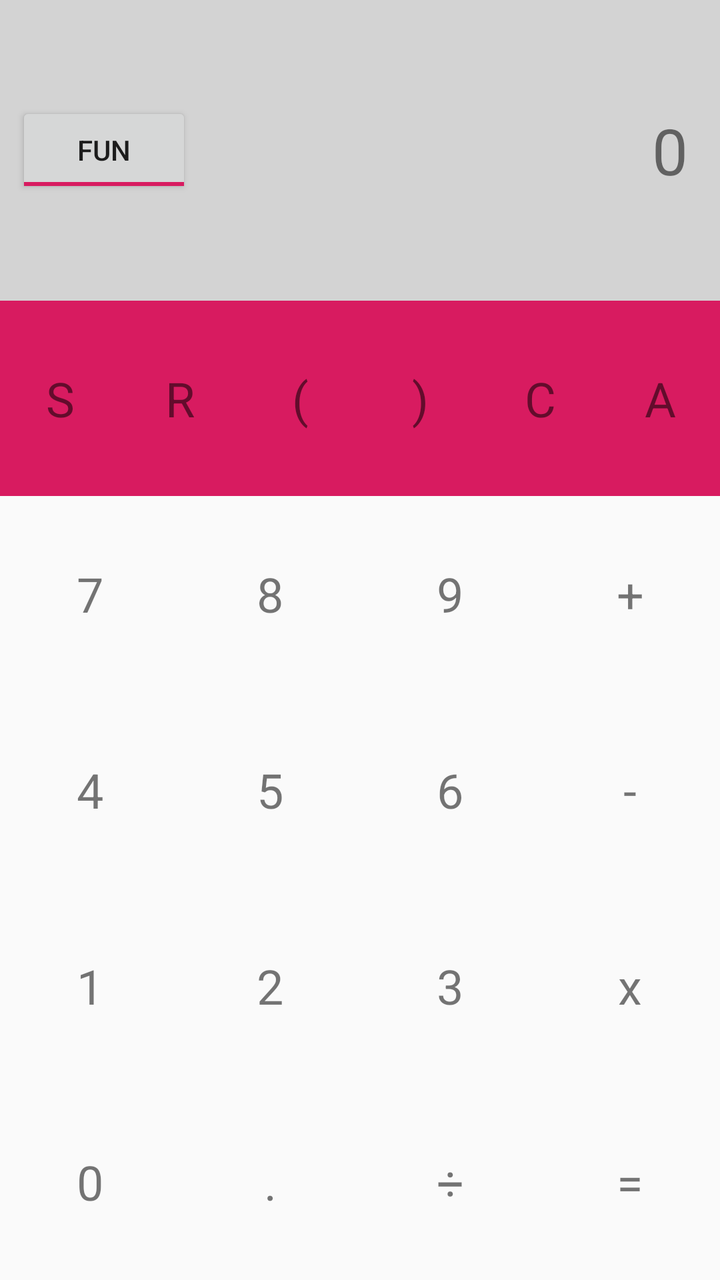
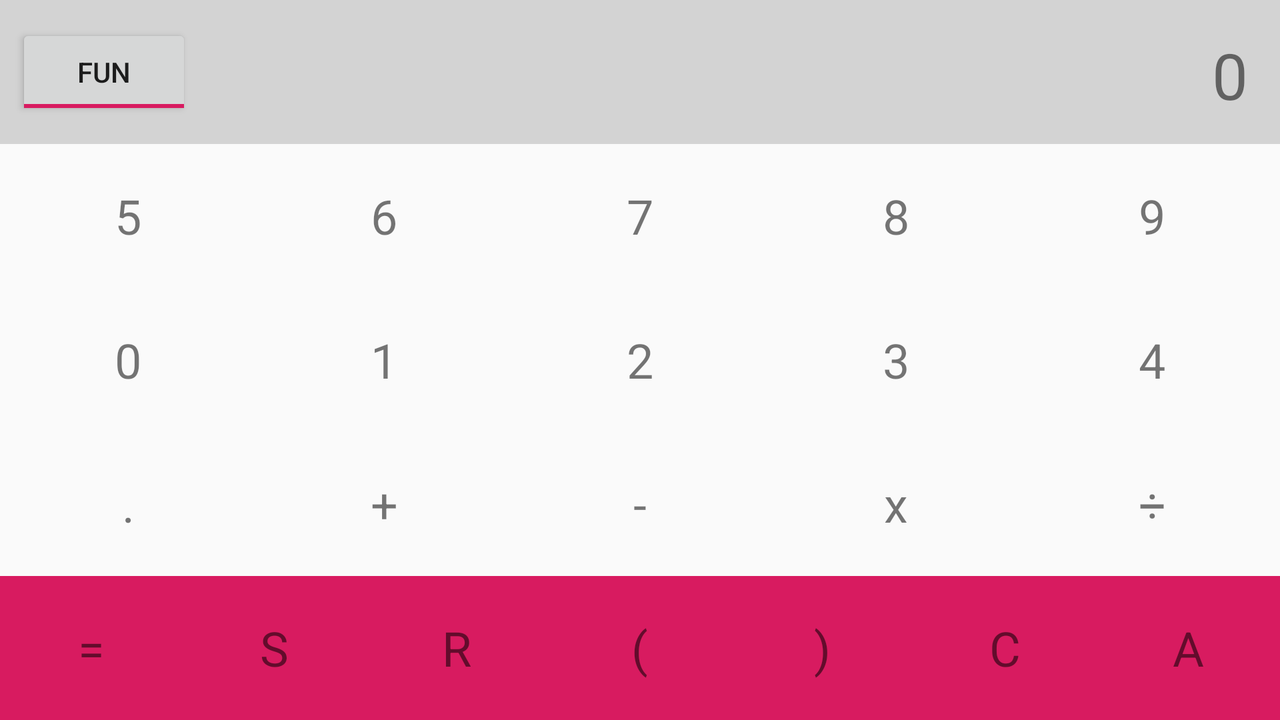

Compare how this app lays out the same screen by default and in its alternative resource folder. The renders come first, then the two layout files and the values they reference.
<!-- AndroidManifest.xml: application theme AppTheme -->
<!-- res/layout/activity_main_super.xml -->
<?xml version="1.0" encoding="utf-8"?>
<LinearLayout xmlns:android="http://schemas.android.com/apk/res/android"
    android:layout_width="match_parent"
    android:layout_height="match_parent"
    android:orientation="vertical"
    android:weightSum="13"
    >


    <LinearLayout
        android:layout_width="match_parent"
        android:layout_height="wrap_content"
        android:layout_weight="3"
        android:orientation="horizontal"
        android:background="@color/resultBackground"
        >

        <ToggleButton
            android:id="@+id/toggleButton"
            android:layout_width="wrap_content"
            android:layout_height="wrap_content"
            android:layout_gravity="center_vertical"
            android:layout_margin="8dip"
            android:layout_weight="0"
            android:checked="true"
            android:textOff="@string/toggleNormal"
            android:textOn="@string/toggleFunction" />

        <TextView
            android:layout_width="match_parent"
            android:layout_height="match_parent"
            android:gravity="center_vertical|right"
            android:text="0"
            android:textSize="32sp"
            android:padding="16dip"
            android:id="@+id/resultTextView"
            />
    </LinearLayout>

    <LinearLayout
        android:layout_width="match_parent"
        android:layout_height="wrap_content"
        android:layout_weight="2"
        android:background="@color/colorAccent"
        >

        <TextView
            android:layout_width="0dp"
            android:layout_height="match_parent"
            android:layout_weight="2"
            style="@style/calcButton"
            android:clickable="true"
            android:focusable="true"
            android:id="@+id/buttonS"
            android:text="@string/buttonS"
            />

        <TextView
            android:layout_width="0dp"
            android:layout_height="match_parent"
            android:layout_weight="2"
            style="@style/calcButton"
            android:clickable="true"
            android:focusable="true"
            android:id="@+id/buttonR"
            android:text="@string/buttonR"
            />

        <TextView
            android:layout_width="0dp"
            android:layout_height="match_parent"
            android:layout_weight="2"
            style="@style/calcButton"
            android:clickable="true"
            android:focusable="true"
            android:id="@+id/buttonBracketOpen"
            android:text="@string/buttonBracketOpen"
            />

        <TextView
            android:layout_width="0dp"
            android:layout_height="match_parent"
            android:layout_weight="2"
            style="@style/calcButton"
            android:clickable="true"
            android:focusable="true"
            android:id="@+id/buttonBracketClose"
            android:text="@string/buttonBracketClose"
            />

        <TextView
            android:layout_width="0dp"
            android:layout_height="match_parent"
            android:layout_weight="2"
            style="@style/calcButton"
            android:clickable="true"
            android:focusable="true"
            android:id="@+id/buttonC"
            android:text="@string/buttonC"
            />

        <TextView
            android:layout_width="0dp"
            android:layout_height="match_parent"
            android:layout_weight="2"
            style="@style/calcButton"
            android:clickable="true"
            android:focusable="true"
            android:id="@+id/buttonA"
            android:text="@string/buttonA"
            />


    </LinearLayout>

    <LinearLayout
        android:layout_width="match_parent"
        android:layout_height="wrap_content"
        android:layout_weight="2"
        android:orientation="horizontal"
        >
        <TextView
            android:layout_width="0dp"
            android:layout_height="match_parent"
            android:layout_weight="2"
            style="@style/calcButton"
            android:clickable="true"
            android:focusable="true"
            android:id="@+id/button7"
            android:text="@string/button7"
            />

        <TextView
            android:layout_width="0dp"
            android:layout_height="match_parent"
            android:layout_weight="2"
            style="@style/calcButton"
            android:clickable="true"
            android:focusable="true"
            android:id="@+id/button8"
            android:text="@string/button8"
            />

        <TextView
            android:layout_width="0dp"
            android:layout_height="match_parent"
            android:layout_weight="2"
            style="@style/calcButton"
            android:clickable="true"
            android:focusable="true"
            android:id="@+id/button9"
            android:text="@string/button9"
            />

        <TextView
            android:layout_width="0dp"
            android:layout_height="match_parent"
            android:layout_weight="2"
            style="@style/calcButton"
            android:clickable="true"
            android:focusable="true"
            android:id="@+id/buttonPlus"
            android:text="@string/buttonPlus"
            />

    </LinearLayout>

    <LinearLayout
        android:layout_width="match_parent"
        android:layout_height="wrap_content"
        android:layout_weight="2"

        >
        <TextView
            android:layout_width="0dp"
            android:layout_height="match_parent"
            android:layout_weight="2"
            style="@style/calcButton"
            android:clickable="true"
            android:focusable="true"
            android:id="@+id/button4"
            android:text="@string/button4"
            />

        <TextView
            android:layout_width="0dp"
            android:layout_height="match_parent"
            android:layout_weight="2"
            style="@style/calcButton"
            android:clickable="true"
            android:focusable="true"
            android:id="@+id/button5"
            android:text="@string/button5"
            />

        <TextView
            android:layout_width="0dp"
            android:layout_height="match_parent"
            android:layout_weight="2"
            style="@style/calcButton"
            android:clickable="true"
            android:focusable="true"
            android:id="@+id/button6"
            android:text="@string/button6"
            />

        <TextView
            android:layout_width="0dp"
            android:layout_height="match_parent"
            android:layout_weight="2"
            style="@style/calcButton"
            android:clickable="true"
            android:focusable="true"
            android:id="@+id/buttonMinus"
            android:text="@string/buttonMinus"
            />
    </LinearLayout>

    <LinearLayout
        android:layout_width="match_parent"
        android:layout_height="wrap_content"
        android:layout_weight="2"

        >

        <TextView
            android:layout_width="0dp"
            android:layout_height="match_parent"
            android:layout_weight="2"
            style="@style/calcButton"
            android:clickable="true"
            android:focusable="true"
            android:id="@+id/button1"
            android:text="@string/button1"
            />

        <TextView
            android:layout_width="0dp"
            android:layout_height="match_parent"
            android:layout_weight="2"
            style="@style/calcButton"
            android:clickable="true"
            android:focusable="true"
            android:id="@+id/button2"
            android:text="@string/button2"
            />

        <TextView
            android:layout_width="0dp"
            android:layout_height="match_parent"
            android:layout_weight="2"
            style="@style/calcButton"
            android:clickable="true"
            android:focusable="true"
            android:id="@+id/button3"
            android:text="@string/button3"
            />

        <TextView
            android:layout_width="0dp"
            android:layout_height="match_parent"
            android:layout_weight="2"
            style="@style/calcButton"
            android:clickable="true"
            android:focusable="true"
            android:id="@+id/buttonMultiply"
            android:text="@string/buttonMultiply"
            />


    </LinearLayout>

    <LinearLayout
        android:layout_width="match_parent"
        android:layout_height="wrap_content"
        android:layout_weight="2"

        >

        <TextView
            android:layout_width="0dp"
            android:layout_height="match_parent"
            android:layout_weight="2"
            style="@style/calcButton"
            android:clickable="true"
            android:focusable="true"
            android:id="@+id/button0"
            android:text="@string/button0"
            />

        <TextView
            android:layout_width="0dp"
            android:layout_height="match_parent"
            android:layout_weight="2"
            style="@style/calcButton"
            android:clickable="true"
            android:focusable="true"
            android:id="@+id/buttonDot"
            android:text="@string/buttonDot"
            />

        <TextView
            android:layout_width="0dp"
            android:layout_height="match_parent"
            android:layout_weight="2"
            style="@style/calcButton"
            android:clickable="true"
            android:focusable="true"
            android:id="@+id/buttonDivide"
            android:text="@string/buttonDivide"
            />


        <TextView
            android:layout_width="0dp"
            android:layout_height="match_parent"
            android:layout_weight="2"
            style="@style/calcButton"
            android:clickable="true"
            android:focusable="true"
            android:id="@+id/buttonEqual"
            android:text="@string/buttonEqual"
            />


    </LinearLayout>


</LinearLayout>
<!-- resources referenced by this layout -->
<resources>
  <color name="colorAccent">#D81B60</color>
  <color name="resultBackground">#D3D3D3</color>
  <string name="button0">0</string>
  <string name="button1">1</string>
  <string name="button2">2</string>
  <string name="button3">3</string>
  <string name="button4">4</string>
  <string name="button5">5</string>
  <string name="button6">6</string>
  <string name="button7">7</string>
  <string name="button8">8</string>
  <string name="button9">9</string>
  <string name="buttonA">A</string>
  <string name="buttonBracketClose">)</string>
  <string name="buttonBracketOpen">(</string>
  <string name="buttonC">C</string>
  <string name="buttonDivide">÷</string>
  <string name="buttonDot">.</string>
  <string name="buttonEqual">=</string>
  <string name="buttonMinus">-</string>
  <string name="buttonMultiply">x</string>
  <string name="buttonPlus">+</string>
  <string name="buttonR">R</string>
  <string name="buttonS">S</string>
  <string name="toggleFunction">FUN</string>
  <string name="toggleNormal">NML</string>
  <style name="calcButton">
          <item name="android:background">?attr/selectableItemBackgroundBorderless</item>
          <item name="android:layout_margin">4dip</item>
          <item name="android:textAlignment">center</item>
          <item name="android:textSize">24sp</item>
          <item name="android:gravity">center</item>
      </style>
  <style name="AppTheme" parent="Theme.AppCompat.Light.DarkActionBar">
          
          <item name="colorPrimary">@color/colorPrimary</item>
          <item name="colorPrimaryDark">@color/colorPrimaryDark</item>
          <item name="colorAccent">@color/colorAccent</item>
      </style>
  <color name="colorPrimary">#008577</color>
  <color name="colorPrimaryDark">#00574B</color>
</resources>
<!-- res/layout-land/activity_main_super.xml (the repository's variant of the layout above) -->
<!-- drawn on the phone turned sideways -->
<?xml version="1.0" encoding="utf-8"?>
<LinearLayout xmlns:android="http://schemas.android.com/apk/res/android"
    android:layout_width="match_parent"
    android:layout_height="match_parent"
    android:orientation="vertical"
    >


    <LinearLayout
        android:layout_width="match_parent"
        android:layout_height="match_parent"
        android:layout_weight="1"
        android:orientation="horizontal"
        android:background="@color/resultBackground"
        >

        <ToggleButton
            android:id="@+id/toggleButton"
            android:layout_width="wrap_content"
            android:layout_height="wrap_content"
            android:layout_gravity="center_vertical"
            android:layout_margin="8dip"
            android:layout_weight="0"
            android:checked="true"
            android:textOff="@string/toggleNormal"
            android:textOn="@string/toggleFunction" />

        <TextView
            android:layout_width="match_parent"
            android:layout_height="match_parent"
            android:gravity="center_vertical|end"
            android:text="0"
            android:textSize="32sp"
            android:padding="16dip"
            android:id="@+id/resultTextView"
            />
    </LinearLayout>

    <LinearLayout
        android:layout_width="match_parent"
        android:layout_height="match_parent"
        android:layout_weight="1"
        android:orientation="horizontal"
        >
        <TextView
            android:layout_width="0dp"
            android:layout_height="match_parent"
            android:layout_weight="1"
            style="@style/calcButton"
            android:clickable="true"
            android:focusable="true"
            android:id="@+id/button5"
            android:text="@string/button5"
            />

        <TextView
            android:layout_width="0dp"
            android:layout_height="match_parent"
            android:layout_weight="1"
            style="@style/calcButton"
            android:clickable="true"
            android:focusable="true"
            android:id="@+id/button6"
            android:text="@string/button6"
            />


        <TextView
            android:layout_width="0dp"
            android:layout_height="match_parent"
            android:layout_weight="1"
            style="@style/calcButton"
            android:clickable="true"
            android:focusable="true"
            android:id="@+id/button7"
            android:text="@string/button7"
            />

        <TextView
            android:layout_width="0dp"
            android:layout_height="match_parent"
            android:layout_weight="1"
            style="@style/calcButton"
            android:clickable="true"
            android:focusable="true"
            android:id="@+id/button8"
            android:text="@string/button8"
            />

        <TextView
            android:layout_width="0dp"
            android:layout_height="match_parent"
            android:layout_weight="1"
            style="@style/calcButton"
            android:clickable="true"
            android:focusable="true"
            android:id="@+id/button9"
            android:text="@string/button9"
            />


    </LinearLayout>

    <LinearLayout
        android:layout_width="match_parent"
        android:layout_height="match_parent"
        android:layout_weight="1"

        >

        <TextView
            android:layout_width="0dp"
            android:layout_height="match_parent"
            android:layout_weight="1"
            style="@style/calcButton"
            android:clickable="true"
            android:focusable="true"
            android:id="@+id/button0"
            android:text="@string/button0"
            />

        <TextView
            android:layout_width="0dp"
            android:layout_height="match_parent"
            android:layout_weight="1"
            style="@style/calcButton"
            android:clickable="true"
            android:focusable="true"
            android:id="@+id/button1"
            android:text="@string/button1"
            />

        <TextView
            android:layout_width="0dp"
            android:layout_height="match_parent"
            android:layout_weight="1"
            style="@style/calcButton"
            android:clickable="true"
            android:focusable="true"
            android:id="@+id/button2"
            android:text="@string/button2"
            />

        <TextView
            android:layout_width="0dp"
            android:layout_height="match_parent"
            android:layout_weight="1"
            style="@style/calcButton"
            android:clickable="true"
            android:focusable="true"
            android:id="@+id/button3"
            android:text="@string/button3"
            />


        <TextView
            android:layout_width="0dp"
            android:layout_height="match_parent"
            android:layout_weight="1"
            style="@style/calcButton"
            android:clickable="true"
            android:focusable="true"
            android:id="@+id/button4"
            android:text="@string/button4"
            />





    </LinearLayout>

    <LinearLayout
        android:layout_width="match_parent"
        android:layout_height="match_parent"
        android:layout_weight="1"

        >


        <TextView
            android:layout_width="0dp"
            android:layout_height="match_parent"
            android:layout_weight="1"
            style="@style/calcButton"
            android:clickable="true"
            android:focusable="true"
            android:id="@+id/buttonDot"
            android:text="@string/buttonDot"
            />


        <TextView
            android:layout_width="0dp"
            android:layout_height="match_parent"
            android:layout_weight="1"
            style="@style/calcButton"
            android:clickable="true"
            android:focusable="true"
            android:id="@+id/buttonPlus"
            android:text="@string/buttonPlus"
            />

        <TextView
            android:layout_width="0dp"
            android:layout_height="match_parent"
            android:layout_weight="1"
            style="@style/calcButton"
            android:clickable="true"
            android:focusable="true"
            android:id="@+id/buttonMinus"
            android:text="@string/buttonMinus"
            />

        <TextView
            android:layout_width="0dp"
            android:layout_height="match_parent"
            android:layout_weight="1"
            style="@style/calcButton"
            android:clickable="true"
            android:focusable="true"
            android:id="@+id/buttonMultiply"
            android:text="@string/buttonMultiply"
            />

        <TextView
            android:layout_width="0dp"
            android:layout_height="match_parent"
            android:layout_weight="1"
            style="@style/calcButton"
            android:clickable="true"
            android:focusable="true"
            android:id="@+id/buttonDivide"
            android:text="@string/buttonDivide"
            />


    </LinearLayout>

    <LinearLayout
        android:layout_width="match_parent"
        android:layout_height="match_parent"
        android:layout_weight="1"
        android:background="@color/colorAccent"
        >

        <TextView
            android:layout_width="0dp"
            android:layout_height="match_parent"
            android:layout_weight="1"
            style="@style/calcButton"
            android:clickable="true"
            android:focusable="true"
            android:id="@+id/buttonEqual"
            android:text="@string/buttonEqual"
            />

        <TextView
            android:layout_width="0dp"
            android:layout_height="match_parent"
            android:layout_weight="1"
            style="@style/calcButton"
            android:clickable="true"
            android:focusable="true"
            android:id="@+id/buttonS"
            android:text="@string/buttonS"
            />

        <TextView
            android:layout_width="0dp"
            android:layout_height="match_parent"
            android:layout_weight="1"
            style="@style/calcButton"
            android:clickable="true"
            android:focusable="true"
            android:id="@+id/buttonR"
            android:text="@string/buttonR"
            />

        <TextView
            android:layout_width="0dp"
            android:layout_height="match_parent"
            android:layout_weight="1"
            style="@style/calcButton"
            android:clickable="true"
            android:focusable="true"
            android:id="@+id/buttonBracketOpen"
            android:text="@string/buttonBracketOpen"
            />

        <TextView
            android:layout_width="0dp"
            android:layout_height="match_parent"
            android:layout_weight="1"
            style="@style/calcButton"
            android:clickable="true"
            android:focusable="true"
            android:id="@+id/buttonBracketClose"
            android:text="@string/buttonBracketClose"
            />

        <TextView
            android:layout_width="0dp"
            android:layout_height="match_parent"
            android:layout_weight="1"
            style="@style/calcButton"
            android:clickable="true"
            android:focusable="true"
            android:id="@+id/buttonC"
            android:text="@string/buttonC"
            />

        <TextView
            android:layout_width="0dp"
            android:layout_height="match_parent"
            android:layout_weight="1"
            style="@style/calcButton"
            android:clickable="true"
            android:focusable="true"
            android:id="@+id/buttonA"
            android:text="@string/buttonA"
            />

    </LinearLayout>
</LinearLayout>
